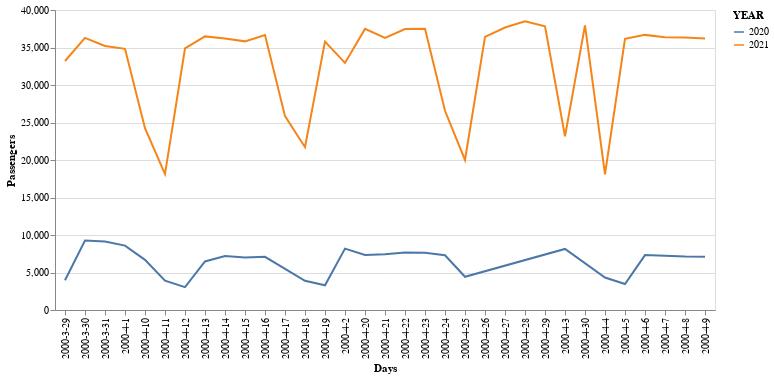

This figure's notebook cell:
### Code cell
source = single_station_combo.sort_values('month').head(60)


alt.Chart(source).mark_line().encode(
    #alt.X('dummydate:O'),
    alt.X('dummydate:O', title='Days'),
    alt.Y('DAILY_ENTRIES:Q', title='Passengers'),
    #alt.Y('DAILY_ENTRIES:Q', axis=alt.Axis(format='%')),
    color='YEAR:N'
)

### Figure 1 — Vega-Lite specification as saved in the notebook (floating-point values rounded to 4 significant figures)
{"config": {"view": {"continuousWidth": 400, "continuousHeight": 300}}, "data": {"name": "data-bf83890f1622c3e2cd2ac17e955a041c"}, "mark": "line", "encoding": {"color": {"type": "nominal", "field": "YEAR"}, "x": {"type": "ordinal", "field": "dummydate", "title": "Days"}, "y": {"type": "quantitative", "field": "DAILY_ENTRIES", "title": "Passengers"}}, "$schema": "https://vega.github.io/schema/vega-lite/v4.8.1.json", "datasets": {"data-bf83890f1622c3e2cd2ac17e955a041c": [{"STATION": "34 ST-PENN STA", "DATE": "2020-03-29T00:00:00", "DAILY_ENTRIES": 3967.0, "YEAR": 2020, "month": 3, "day": 29, "dummy": "2000", "dummydate": "2000-3-29"}, {"STATION": "34 ST-PENN STA", "DATE": "2021-03-30T00:00:00", "DAILY_ENTRIES": 36290.0, "YEAR": 2021, "month": 3, "day": 30, "dummy": "2000", "dummydate": "2000-3-30"}, {"STATION": "34 ST-PENN STA", "DATE": "2021-03-29T00:00:00", "DAILY_ENTRIES": 33200.0, "YEAR": 2021, "month": 3, "day": 29, "dummy": "2000", "dummydate": "2000-3-29"}, {"STATION": "34 ST-PENN STA", "DATE": "2021-03-31T00:00:00", "DAILY_ENTRIES": 35200.0, "YEAR": 2021, "month": 3, "day": 31, "dummy": "2000", "dummydate": "2000-3-31"}, {"STATION": "34 ST-PENN STA", "DATE": "2020-03-31T00:00:00", "DAILY_ENTRIES": 9135.0, "YEAR": 2020, "month": 3, "day": 31, "dummy": "2000", "dummydate": "2000-3-31"}, {"STATION": "34 ST-PENN STA", "DATE": "2020-03-30T00:00:00", "DAILY_ENTRIES": 9255.0, "YEAR": 2020, "month": 3, "day": 30, "dummy": "2000", "dummydate": "2000-3-30"}, {"STATION": "34 ST-PENN STA", "DATE": "2021-04-01T00:00:00", "DAILY_ENTRIES": 34820.0, "YEAR": 2021, "month": 4, "day": 1, "dummy": "2000", "dummydate": "2000-4-1"}, {"STATION": "34 ST-PENN STA", "DATE": "2020-04-01T00:00:00", "DAILY_ENTRIES": 8583.0, "YEAR": 2020, "month": 4, "day": 1, "dummy": "2000", "dummydate": "2000-4-1"}, {"STATION": "34 ST-PENN STA", "DATE": "2021-04-03T00:00:00", "DAILY_ENTRIES": 23170.0, "YEAR": 2021, "month": 4, "day": 3, "dummy": "2000", "dummydate": "2000-4-3"}, {"STATION": "34 ST-PENN STA", "DATE": "2021-04-04T00:00:00", "DAILY_ENTRIES": 18080.0, "YEAR": 2021, "month": 4, "day": 4, "dummy": "2000", "dummydate": "2000-4-4"}, {"STATION": "34 ST-PENN STA", "DATE": "2021-04-05T00:00:00", "DAILY_ENTRIES": 36150.0, "YEAR": 2021, "month": 4, "day": 5, "dummy": "2000", "dummydate": "2000-4-5"}, {"STATION": "34 ST-PENN STA", "DATE": "2021-04-06T00:00:00", "DAILY_ENTRIES": 36680.0, "YEAR": 2021, "month": 4, "day": 6, "dummy": "2000", "dummydate": "2000-4-6"}, {"STATION": "34 ST-PENN STA", "DATE": "2021-04-07T00:00:00", "DAILY_ENTRIES": 36360.0, "YEAR": 2021, "month": 4, "day": 7, "dummy": "2000", "dummydate": "2000-4-7"}, {"STATION": "34 ST-PENN STA", "DATE": "2021-04-08T00:00:00", "DAILY_ENTRIES": 36350.0, "YEAR": 2021, "month": 4, "day": 8, "dummy": "2000", "dummydate": "2000-4-8"}, {"STATION": "34 ST-PENN STA", "DATE": "2021-04-09T00:00:00", "DAILY_ENTRIES": 36200.0, "YEAR": 2021, "month": 4, "day": 9, "dummy": "2000", "dummydate": "2000-4-9"}, {"STATION": "34 ST-PENN STA", "DATE": "2021-04-10T00:00:00", "DAILY_ENTRIES": 24240.0, "YEAR": 2021, "month": 4, "day": 10, "dummy": "2000", "dummydate": "2000-4-10"}, {"STATION": "34 ST-PENN STA", "DATE": "2021-04-11T00:00:00", "DAILY_ENTRIES": 18120.0, "YEAR": 2021, "month": 4, "day": 11, "dummy": "2000", "dummydate": "2000-4-11"}, {"STATION": "34 ST-PENN STA", "DATE": "2021-04-12T00:00:00", "DAILY_ENTRIES": 34870.0, "YEAR": 2021, "month": 4, "day": 12, "dummy": "2000", "dummydate": "2000-4-12"}, {"STATION": "34 ST-PENN STA", "DATE": "2021-04-13T00:00:00", "DAILY_ENTRIES": 36480.0, "YEAR": 2021, "month": 4, "day": 13, "dummy": "2000", "dummydate": "2000-4-13"}, {"STATION": "34 ST-PENN STA", "DATE": "2021-04-14T00:00:00", "DAILY_ENTRIES": 36190.0, "YEAR": 2021, "month": 4, "day": 14, "dummy": "2000", "dummydate": "2000-4-14"}, {"STATION": "34 ST-PENN STA", "DATE": "2020-04-02T00:00:00", "DAILY_ENTRIES": 8184.0, "YEAR": 2020, "month": 4, "day": 2, "dummy": "2000", "dummydate": "2000-4-2"}, {"STATION": "34 ST-PENN STA", "DATE": "2021-04-17T00:00:00", "DAILY_ENTRIES": 25850.0, "YEAR": 2021, "month": 4, "day": 17, "dummy": "2000", "dummydate": "2000-4-17"}, {"STATION": "34 ST-PENN STA", "DATE": "2021-04-18T00:00:00", "DAILY_ENTRIES": 21710.0, "YEAR": 2021, "month": 4, "day": 18, "dummy": "2000", "dummydate": "2000-4-18"}, {"STATION": "34 ST-PENN STA", "DATE": "2021-04-19T00:00:00", "DAILY_ENTRIES": 35790.0, "YEAR": 2021, "month": 4, "day": 19, "dummy": "2000", "dummydate": "2000-4-19"}, {"STATION": "34 ST-PENN STA", "DATE": "2021-04-20T00:00:00", "DAILY_ENTRIES": 37480.0, "YEAR": 2021, "month": 4, "day": 20, "dummy": "2000", "dummydate": "2000-4-20"}, {"STATION": "34 ST-PENN STA", "DATE": "2021-04-21T00:00:00", "DAILY_ENTRIES": 36270.0, "YEAR": 2021, "month": 4, "day": 21, "dummy": "2000", "dummydate": "2000-4-21"}, {"STATION": "34 ST-PENN STA", "DATE": "2021-04-22T00:00:00", "DAILY_ENTRIES": 37460.0, "YEAR": 2021, "month": 4, "day": 22, "dummy": "2000", "dummydate": "2000-4-22"}, {"STATION": "34 ST-PENN STA", "DATE": "2021-04-23T00:00:00", "DAILY_ENTRIES": 37490.0, "YEAR": 2021, "month": 4, "day": 23, "dummy": "2000", "dummydate": "2000-4-23"}, {"STATION": "34 ST-PENN STA", "DATE": "2021-04-24T00:00:00", "DAILY_ENTRIES": 26560.0, "YEAR": 2021, "month": 4, "day": 24, "dummy": "2000", "dummydate": "2000-4-24"}, {"STATION": "34 ST-PENN STA", "DATE": "2021-04-25T00:00:00", "DAILY_ENTRIES": 20000.0, "YEAR": 2021, "month": 4, "day": 25, "dummy": "2000", "dummydate": "2000-4-25"}, {"STATION": "34 ST-PENN STA", "DATE": "2021-04-26T00:00:00", "DAILY_ENTRIES": 36420.0, "YEAR": 2021, "month": 4, "day": 26, "dummy": "2000", "dummydate": "2000-4-26"}, {"STATION": "34 ST-PENN STA", "DATE": "2021-04-27T00:00:00", "DAILY_ENTRIES": 37660.0, "YEAR": 2021, "month": 4, "day": 27, "dummy": "2000", "dummydate": "2000-4-27"}, {"STATION": "34 ST-PENN STA", "DATE": "2021-04-28T00:00:00", "DAILY_ENTRIES": 38500.0, "YEAR": 2021, "month": 4, "day": 28, "dummy": "2000", "dummydate": "2000-4-28"}, {"STATION": "34 ST-PENN STA", "DATE": "2021-04-29T00:00:00", "DAILY_ENTRIES": 37820.0, "YEAR": 2021, "month": 4, "day": 29, "dummy": "2000", "dummydate": "2000-4-29"}, {"STATION": "34 ST-PENN STA", "DATE": "2021-04-30T00:00:00", "DAILY_ENTRIES": 37960.0, "YEAR": 2021, "month": 4, "day": 30, "dummy": "2000", "dummydate": "2000-4-30"}, {"STATION": "34 ST-PENN STA", "DATE": "2021-04-16T00:00:00", "DAILY_ENTRIES": 36660.0, "YEAR": 2021, "month": 4, "day": 16, "dummy": "2000", "dummydate": "2000-4-16"}, {"STATION": "34 ST-PENN STA", "DATE": "2021-04-15T00:00:00", "DAILY_ENTRIES": 35820.0, "YEAR": 2021, "month": 4, "day": 15, "dummy": "2000", "dummydate": "2000-4-15"}, {"STATION": "34 ST-PENN STA", "DATE": "2021-04-02T00:00:00", "DAILY_ENTRIES": 32940.0, "YEAR": 2021, "month": 4, "day": 2, "dummy": "2000", "dummydate": "2000-4-2"}, {"STATION": "34 ST-PENN STA", "DATE": "2020-04-14T00:00:00", "DAILY_ENTRIES": 7194.0, "YEAR": 2020, "month": 4, "day": 14, "dummy": "2000", "dummydate": "2000-4-14"}, {"STATION": "34 ST-PENN STA", "DATE": "2020-04-04T00:00:00", "DAILY_ENTRIES": 4334.0, "YEAR": 2020, "month": 4, "day": 4, "dummy": "2000", "dummydate": "2000-4-4"}, {"STATION": "34 ST-PENN STA", "DATE": "2020-04-05T00:00:00", "DAILY_ENTRIES": 3470.0, "YEAR": 2020, "month": 4, "day": 5, "dummy": "2000", "dummydate": "2000-4-5"}, {"STATION": "34 ST-PENN STA", "DATE": "2020-04-06T00:00:00", "DAILY_ENTRIES": 7319.0, "YEAR": 2020, "month": 4, "day": 6, "dummy": "2000", "dummydate": "2000-4-6"}, {"STATION": "34 ST-PENN STA", "DATE": "2020-04-07T00:00:00", "DAILY_ENTRIES": 7234.0, "YEAR": 2020, "month": 4, "day": 7, "dummy": "2000", "dummydate": "2000-4-7"}, {"STATION": "34 ST-PENN STA", "DATE": "2020-04-08T00:00:00", "DAILY_ENTRIES": 7135.0, "YEAR": 2020, "month": 4, "day": 8, "dummy": "2000", "dummydate": "2000-4-8"}, {"STATION": "34 ST-PENN STA", "DATE": "2020-04-09T00:00:00", "DAILY_ENTRIES": 7098.0, "YEAR": 2020, "month": 4, "day": 9, "dummy": "2000", "dummydate": "2000-4-9"}, {"STATION": "34 ST-PENN STA", "DATE": "2020-04-10T00:00:00", "DAILY_ENTRIES": 6691.0, "YEAR": 2020, "month": 4, "day": 10, "dummy": "2000", "dummydate": "2000-4-10"}, {"STATION": "34 ST-PENN STA", "DATE": "2020-04-11T00:00:00", "DAILY_ENTRIES": 3920.0, "YEAR": 2020, "month": 4, "day": 11, "dummy": "2000", "dummydate": "2000-4-11"}, {"STATION": "34 ST-PENN STA", "DATE": "2020-04-12T00:00:00", "DAILY_ENTRIES": 3056.0, "YEAR": 2020, "month": 4, "day": 12, "dummy": "2000", "dummydate": "2000-4-12"}, {"STATION": "34 ST-PENN STA", "DATE": "2020-04-13T00:00:00", "DAILY_ENTRIES": 6475.0, "YEAR": 2020, "month": 4, "day": 13, "dummy": "2000", "dummydate": "2000-4-13"}, {"STATION": "34 ST-PENN STA", "DATE": "2020-04-15T00:00:00", "DAILY_ENTRIES": 7015.0, "YEAR": 2020, "month": 4, "day": 15, "dummy": "2000", "dummydate": "2000-4-15"}, {"STATION": "34 ST-PENN STA", "DATE": "2020-04-03T00:00:00", "DAILY_ENTRIES": 8142.0, "YEAR": 2020, "month": 4, "day": 3, "dummy": "2000", "dummydate": "2000-4-3"}, {"STATION": "34 ST-PENN STA", "DATE": "2020-04-16T00:00:00", "DAILY_ENTRIES": 7095.0, "YEAR": 2020, "month": 4, "day": 16, "dummy": "2000", "dummydate": "2000-4-16"}, {"STATION": "34 ST-PENN STA", "DATE": "2020-04-18T00:00:00", "DAILY_ENTRIES": 3897.0, "YEAR": 2020, "month": 4, "day": 18, "dummy": "2000", "dummydate": "2000-4-18"}, {"STATION": "34 ST-PENN STA", "DATE": "2020-04-19T00:00:00", "DAILY_ENTRIES": 3291.0, "YEAR": 2020, "month": 4, "day": 19, "dummy": "2000", "dummydate": "2000-4-19"}, {"STATION": "34 ST-PENN STA", "DATE": "2020-04-20T00:00:00", "DAILY_ENTRIES": 7328.0, "YEAR": 2020, "month": 4, "day": 20, "dummy": "2000", "dummydate": "2000-4-20"}, {"STATION": "34 ST-PENN STA", "DATE": "2020-04-21T00:00:00", "DAILY_ENTRIES": 7421.0, "YEAR": 2020, "month": 4, "day": 21, "dummy": "2000", "dummydate": "2000-4-21"}, {"STATION": "34 ST-PENN STA", "DATE": "2020-04-22T00:00:00", "DAILY_ENTRIES": 7665.0, "YEAR": 2020, "month": 4, "day": 22, "dummy": "2000", "dummydate": "2000-4-22"}, {"STATION": "34 ST-PENN STA", "DATE": "2020-04-23T00:00:00", "DAILY_ENTRIES": 7624.0, "YEAR": 2020, "month": 4, "day": 23, "dummy": "2000", "dummydate": "2000-4-23"}, {"STATION": "34 ST-PENN STA", "DATE": "2020-04-24T00:00:00", "DAILY_ENTRIES": 7297.0, "YEAR": 2020, "month": 4, "day": 24, "dummy": "2000", "dummydate": "2000-4-24"}, {"STATION": "34 ST-PENN STA", "DATE": "2020-04-25T00:00:00", "DAILY_ENTRIES": 4429.0, "YEAR": 2020, "month": 4, "day": 25, "dummy": "2000", "dummydate": "2000-4-25"}]}}
